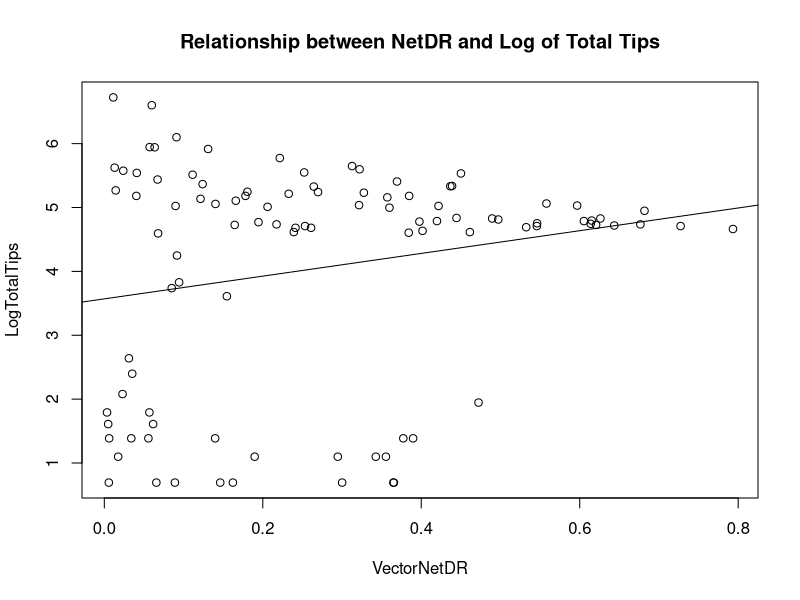
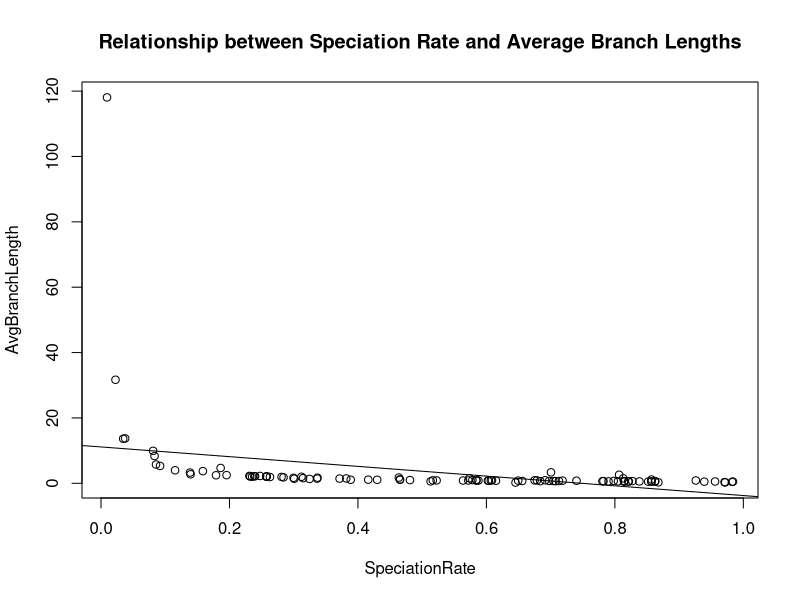
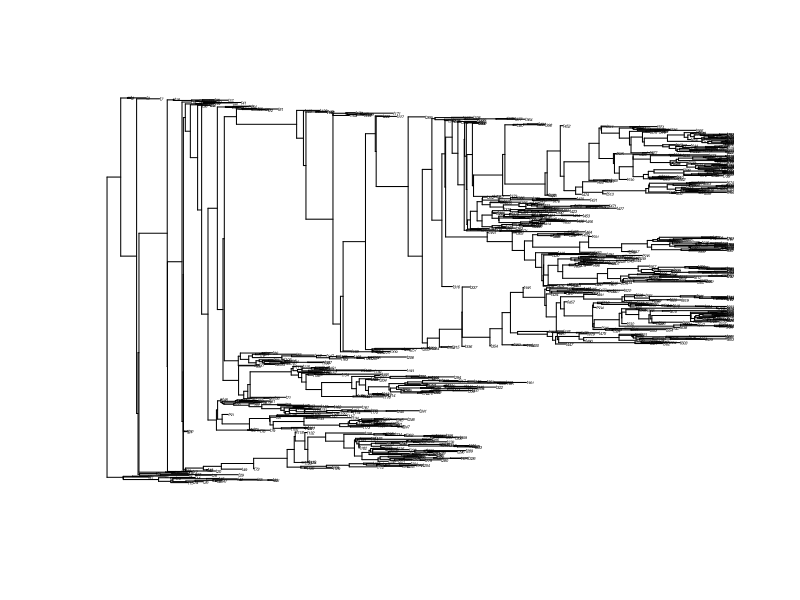
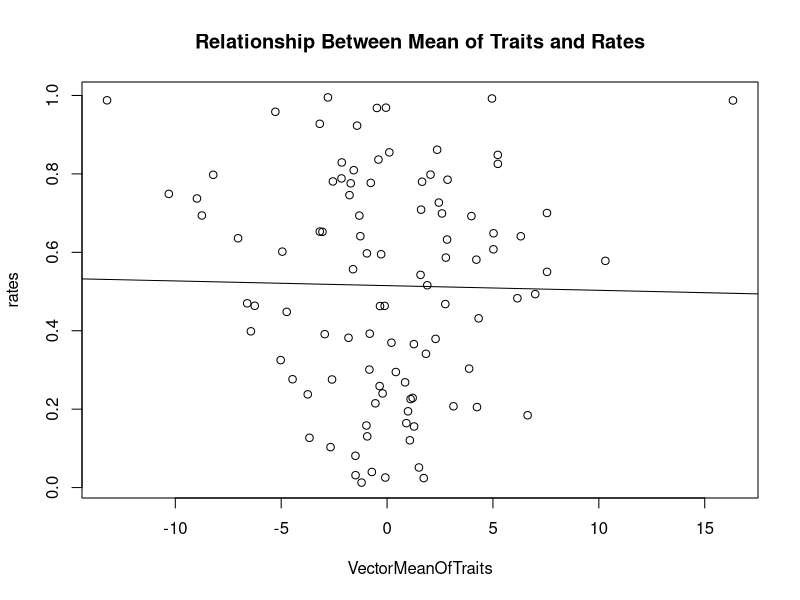
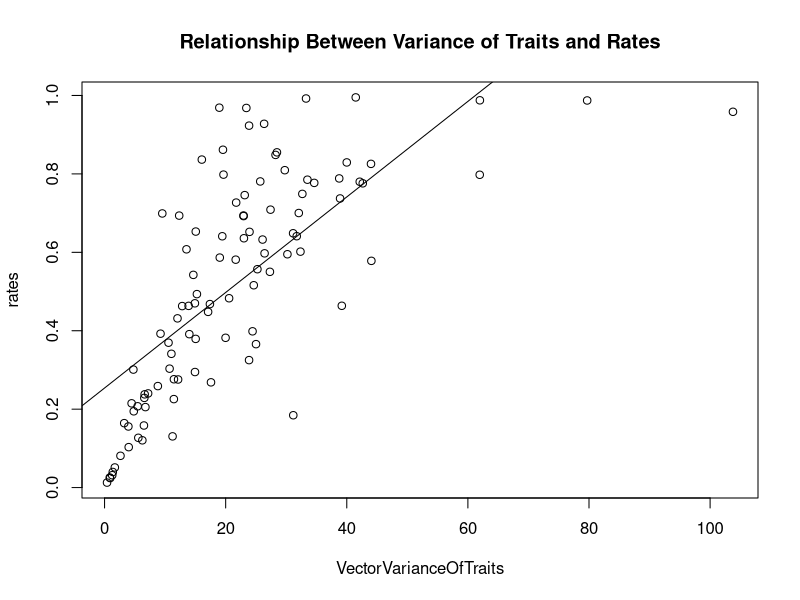
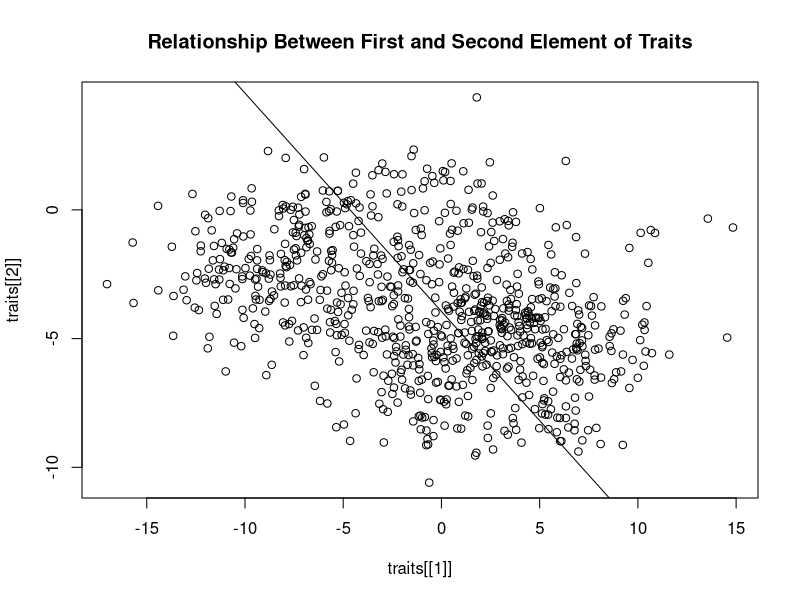
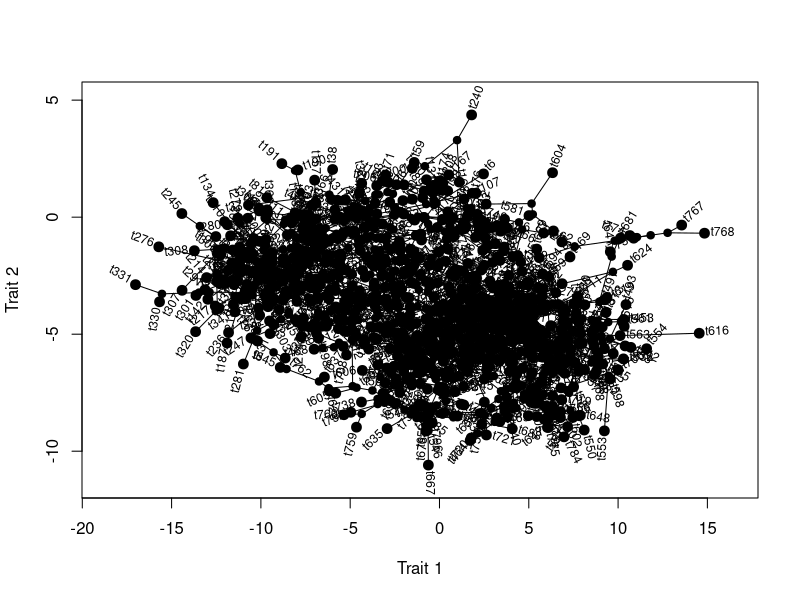

The R source for these figures, in order:
#I collaborated with Rebecca LaRochelle, Sian Smith, Kayla Coffman, Megan Cozort, Makayla Ball, Spencer Cutlip, and Mackenzie Miller for parts of this assignment.
setwd("~/Desktop/Evolution/Tasks/Task_10")
library(phytools)
#QUESTIONS 1-3
trees <- list()
births <- c()
Fractions <- c()
NetDR <- c()
SpeciationRate <- c()
AvgBranchLength <- c()
for(i in 1:100) {
  births[i] <- runif(1)
  Fractions[i] <- runif(1)
  trees[[i]] <- pbtree(b=births[i], d=births[i]*Fractions[i], n=100)
  NetDR[[i]] <- births[i]-births[i]*Fractions[i]
  SpeciationRate[[i]] <- births[i]
  AvgBranchLength[[i]] <- mean(trees[[i]]$edge.length)
}
#QUESTION 4
births
Fractions
VectorNetDR <- unlist(NetDR)
LogTotalTips <- log(sapply(trees, Ntip))
plot(VectorNetDR, LogTotalTips, main="Relationship between NetDR and Log of Total Tips")
line <- lm(LogTotalTips ~ VectorNetDR)
abline(line)
cor.test(VectorNetDR, LogTotalTips)
#There is a positive correlation between Net DR and Log of Total Tips. Cor value was 0.25.
#QUESTION 5
plot(SpeciationRate, AvgBranchLength, main="Relationship between Speciation Rate and Average Branch Lengths")
VectorAvgBranchLength <- unlist(AvgBranchLength)
VectorSpeciationRate <- unlist(SpeciationRate)
abline(lm(VectorAvgBranchLength ~ VectorSpeciationRate))
#As Speciation Rate increases, Average Branch Length tends to decrease.
#QUESTION 6
cor(VectorAvgBranchLength, VectorSpeciationRate)
#There is a negative correlation between Average Branch Length and Speciation Rate. Cor value was -0.48.
#QUESTION 7
BiggestTree <- trees[[which(LogTotalTips == max(LogTotalTips))]]
plot.phylo(BiggestTree, cex=0.25)
rates <- c()
traits <- list()
MeanOfTraits <- c()
VarianceOfTraits <- c()
for(i in 1:100) {
  rates[i] <- runif(1)
  traits[[i]] <- fastBM(tree = BiggestTree, sig2 = rates[i])
  MeanOfTraits[[i]] <- mean(traits[[i]])
  VarianceOfTraits[[i]] <- var(traits[[i]])
}
#QUESTION 8
typeof(MeanOfTraits)
VectorMeanOfTraits <- unlist(MeanOfTraits)
plot(VectorMeanOfTraits, rates, main = "Relationship Between Mean of Traits and Rates")
abline(lm(rates ~ VectorMeanOfTraits))
cor(VectorMeanOfTraits, rates)
#Correlation value is 0.02, which indicates an extremely slight positive relationship between Mean of Traits and Rates, but probably not enough of a relationship to mean anything.
#QUESTION 9
VectorVarianceOfTraits <- unlist(VarianceOfTraits)
plot(VectorVarianceOfTraits, rates, main= "Relationship Between Variance of Traits and Rates")
abline(lm(rates ~ VectorVarianceOfTraits))
cor(VectorVarianceOfTraits, rates)
#There is a relatively strong correlation between Variance of Traits and Rates. The cor value was 0.63.
#QUESTION 10
traitMat <- cbind(traits[[1]], traits[[2]])
traitMat
plot(traits[[1]], traits[[2]], main="Relationship Between First and Second Element of Traits")
abline(lm(traits[[1]] ~ traits[[2]]))
cor(traits[[1]], traits[[2]])
#There is a weak negative correlation between the 1st and 2nd element of traits. The cor value was-0.20.
##EXTRA CREDIT
?phylomorphospace
phylomorphospace(BiggestTree, traitMat, main="Trait 1 and Trait 2 Phylomorphospace Plot", xlab="Trait 1", ylab="Trait 2")
